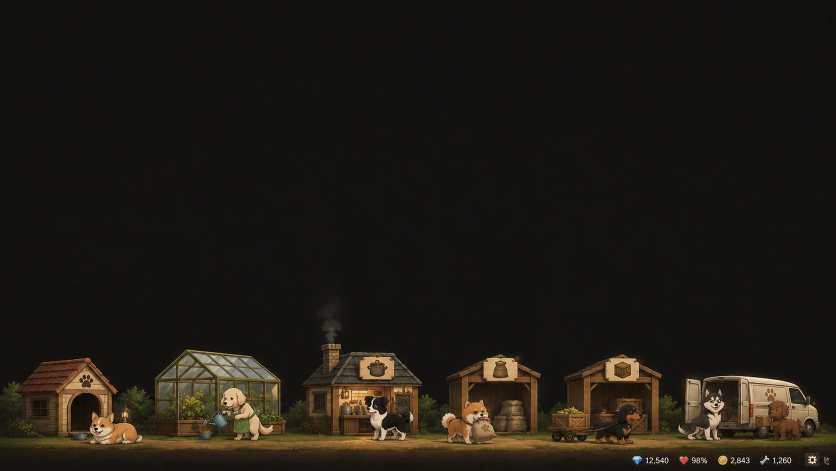
#> input picture docs/drive/Shelter/03_DESIGN/04_DELIVERABLES/approved_art_files/D-011_steam_overlay_main_strip_v1_reference.png, 1672 x 941 px (shown at 1/2 size)
$ python -i build_package.py   (imports and definitions only)
#> lines starting #> are read from the running program, lines starting #| are printed output that depends on the picture; after the words box and inside, x2 and y2 are one past the last pixel; in counts of white or black regions, pixels touching at a corner belong together
#> further down, picture is the input picture: PIL image 1672x941 RGBA; mean R, G, B, A 31.4, 27.1, 20.7, 255
#!/usr/bin/env python3
"""Build the source-only Shelter Art reconciliation package.

The four ImageGen sheets are preserved byte-for-byte in references/.  This
builder creates transparent, editable raster derivatives and lossless review
exports.  It never writes outside its package directory.
"""

from __future__ import annotations

import hashlib
import io
import json
import math
import os
import shutil
import zipfile
from pathlib import Path
from xml.sax.saxutils import escape

import numpy as np
from PIL import Image, ImageChops, ImageDraw, ImageFilter, ImageFont, ImageOps


PACKAGE = Path(__file__).resolve().parents[1]
REPO = PACKAGE.parents[5]
ORIGINALS = PACKAGE / "references" / "generated_originals"
SOURCE = PACKAGE / "source"
EXPORTS = PACKAGE / "exports"
EVIDENCE = PACKAGE / "evidence"

PYTHON_VERSION = "3.12.13"
PILLOW_VERSION = "12.2.0"
NUMPY_VERSION = "2.3.5"
DATE = "2026-07-13"

DOG_CANVAS = (512, 320)
DOG_ROOT = (256, 280)
DOG_CONTENT_HEIGHT = 225
WORLD_CANVAS = (2992, 224)
WORLD_BASELINE_Y = 211
PLAYERBOOT_WIDTH = 2992
AUTHORED_CORRIDOR_WIDTH = 1740
FULL_WIDTH_ZOOM = PLAYERBOOT_WIDTH / AUTHORED_CORRIDOR_WIDTH
RECOMMENDED_DOG_SCALE = 0.24
PROJECTED_DOG_HEIGHT = DOG_CONTENT_HEIGHT * RECOMMENDED_DOG_SCALE * FULL_WIDTH_ZOOM

LOCOMOTION_NAMES = [
    "idle_neutral_right",
    "wait_calm_left",
    "turn_right_to_left_mid",
    "turn_left_to_right_mid",
    "locomotion_start_right",
    "walk_support_a_right",
    "walk_support_b_right",
    "locomotion_stop_right",
    "locomotion_start_left",
    "walk_support_a_left",
    "walk_support_b_left",
    "locomotion_stop_left",
]

WORK_NAMES = [
    "approach_right",
    "approach_left",
    "contact_align_right",
    "contact_align_left",
    "kitchen_work_right",
    "kitchen_work_left",
    "packing_work_right",
    "packing_work_left",
    "packing_focus_right",
    "packing_focus_left",
    "ambient_attentive_right",
    "ambient_attentive_left",
]

POSE_COVERAGE = {
    "A": ["idle_neutral_right", "ambient_attentive_left"],
    "B": ["wait_calm_left", "ambient_attentive_right"],
    "C": [
        "locomotion_start_right", "walk_support_a_right", "walk_support_b_right",
        "locomotion_stop_right", "locomotion_start_left", "walk_support_a_left",
        "walk_support_b_left", "locomotion_stop_left",
    ],
    "D": ["approach_right", "approach_left", "contact_align_right", "contact_align_left"],
    "E": ["kitchen_work_right", "kitchen_work_left"],
    "F": ["packing_work_right", "packing_work_left"],
    "G": ["packing_focus_right", "packing_focus_left"],
    "H": [
        "ambient_attentive_right", "ambient_attentive_left",
        "locomotion_start_right", "walk_support_a_right", "walk_support_b_right",
        "locomotion_stop_right", "locomotion_start_left", "walk_support_a_left",
        "walk_support_b_left", "locomotion_stop_left",
        "turn_right_to_left_mid", "turn_left_to_right_mid",
    ],
}

REFERENCE_PATHS = {
    "d011": REPO / "docs/drive/Shelter/03_DESIGN/04_DELIVERABLES/approved_art_files/D-011_steam_overlay_main_strip_v1_reference.png",
    "labrador_watering": REPO / "docs/drive/Shelter/03_DESIGN/04_DELIVERABLES/approved_art_files/STEAM_OVERLAY__dog_action_labrador_watering_can__approved_direction.png",
    "labrador_user_three_view": REPO / "docs/drive/Shelter/03_DESIGN/04_DELIVERABLES/STEAM_DESKTOP__Art_Reconciliation__Dog_Buildings_Meadow_v1/references/user_owner/STEAM_DESKTOP__Labrador_Identity_Three_View__User_Owner_Reference.png",
    "kitchen": REPO / "docs/drive/Shelter/03_DESIGN/04_DELIVERABLES/approved_art_files/STEAM_OVERLAY__kitchen_v2_1_building__approved_with_minor_simplification.png",
    "storage": REPO / "docs/drive/Shelter/03_DESIGN/04_DELIVERABLES/approved_art_files/STEAM_OVERLAY__storage_v2_building__approved_direction.png",
    "mill": REPO / "docs/drive/Shelter/03_DESIGN/04_DELIVERABLES/approved_art_files/STEAM_OVERLAY__mill_v2_utility_prop__approved_direction.png",
    "v5_a": REPO / "docs/drive/Shelter/03_DESIGN/04_DELIVERABLES/STEAM_R48_05A_LABRADOR_RUNTIME_CAPTURE_v5/captures/first_day/A.png",
}

EXPECTED_REFERENCE_HASHES = {
    "d011": "bde69388b337f1b7b158f35958a3a740953d58816bffd4d51fff5920d54ae508",
    "labrador_watering": "b7f116605d27bf551fb0b4319c579671b9a0f696fa0d097fe221cf1b439e04d7",
    "labrador_user_three_view": "5cfffc7a32717346183b035feb00b4d429f7197381513758c831c4e69a3db1c6",
    "kitchen": "7b6703d65a2ab0f5af99769bbe5b025f6ffb85a83fb38e04f04d153e18b7b98a",
    "storage": "fb0bc903f15203923e5251a271ebf6dbaf2f9b2ccdb4a850cc48d6fcac1e741a",
    "mill": "70b193ddaf403ee8bb885278bb2ea8cfaecdc818486dfd3c33753436042cf1f5",
    "v5_a": "5a19f0e92590b896d5197824297237ecf8d98f2237471e039943c8829fc6eba9",
}

EXPECTED_GENERATED_HASHES = {
    "labrador_locomotion_sheet__flattened_original.png": "fe67c60b752ae80d590a40ccbdfd60d3cb5c4d9037e3738e2eef73184cdc5ad6",
    "labrador_work_sheet__flattened_original.png": "9c6379cdd893a76fbd01318efe5c92705f0ef0772e1e2481bf5740d5d570577c",
    "world_asset_sheet__flattened_original.png": "ede0519364aa6146c1ff3f0ae3143b9f902d8b9fb0bc1cdde27dbe93d3cf0f9e",
    "world_meadow_plate__flattened_original.png": "0b206080265c405bb59a00a16491b3cabe596500def0de4dab38cb9f5dfe9924",
}


# [6 lines left out: function sha256, not called in this run]


def ensure_dir(path: Path) -> None:
    path.mkdir(parents=True, exist_ok=True)


# [6 lines left out: function normalized_transparent_rgb, not called in this run]


def save_png(image: Image.Image, path: Path) -> None:
    ensure_dir(path.parent)
    normalized_transparent_rgb(image).save(path, format="PNG", optimize=False, compress_level=9)


def remove_white_background(image: Image.Image, background_threshold: int = 20) -> Image.Image:
    """Connected-background extraction with soft, white-unmatted edge pixels.

    A loose per-pixel near-white threshold amplified tiny ImageGen sheet noise
    into rectangular/speckled alpha.  Here, only near-white pixels connected to
    the crop border are background; a small morphological opening removes
    disconnected noise before a sub-pixel feather is applied.
    """
#> called with background_threshold = 20
    source = image.convert("RGB")
    border = 12
    padded = ImageOps.expand(source, border=border, fill=(255, 255, 255))
    rgb8 = np.asarray(padded, dtype=np.uint8)
    rgb = rgb8.astype(np.int16)
    distance = np.max(255 - rgb, axis=2).astype(np.uint8)
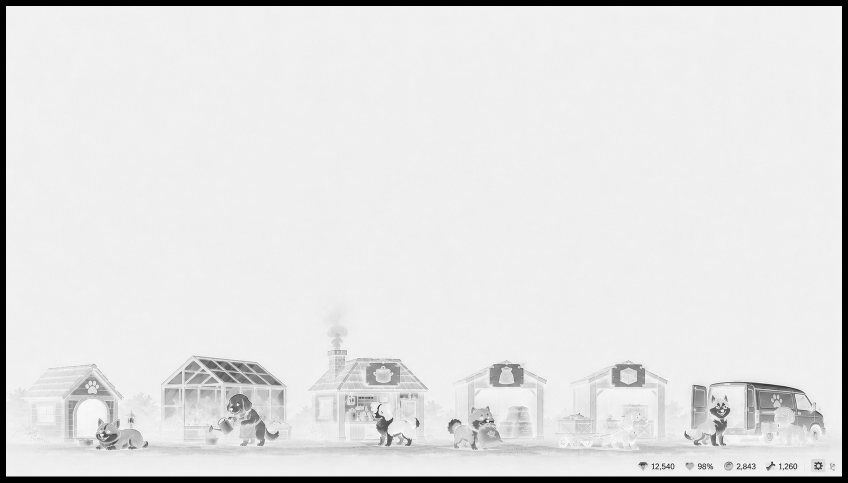
#> distance: shape (965, 1696) (shown at 1/2 size); min 0, max 255, mean 225.2
    value = np.max(rgb, axis=2)
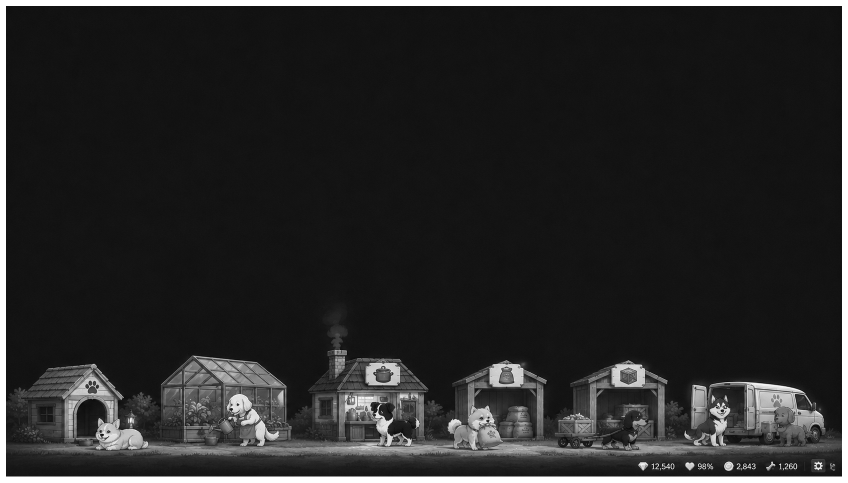
#> value: shape (965, 1696) int16 (shown at 1/2 size); min 0, max 255, mean 40.1
    chroma = np.max(rgb, axis=2) - np.min(rgb, axis=2)
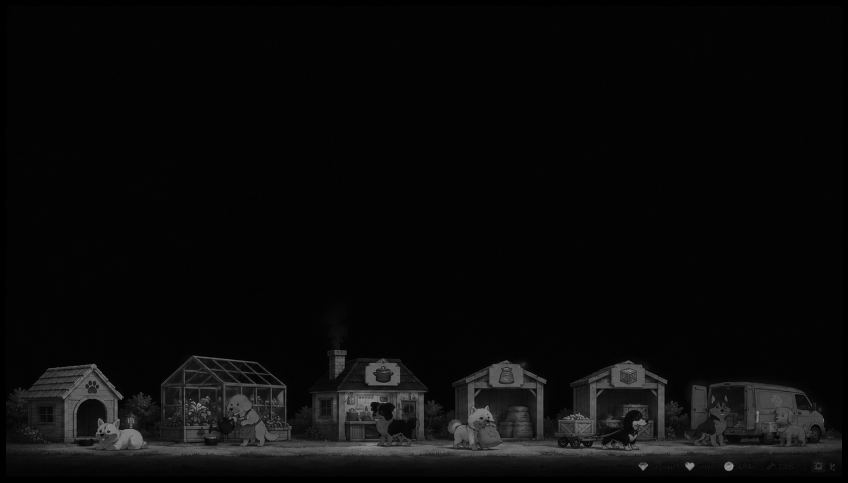
#> chroma: shape (965, 1696) int16 (shown at 1/2 size); min 0, max 165, mean 10.3
    background_like = (distance <= background_threshold) | ((value >= 220) & (chroma <= 12))
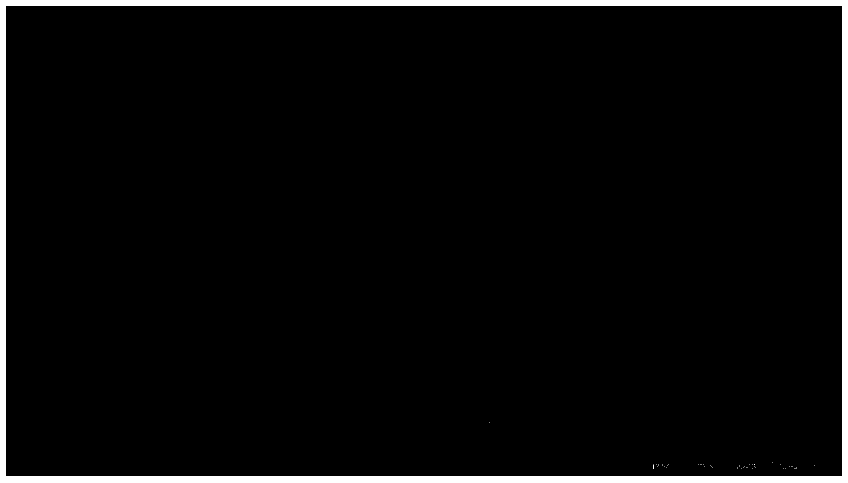
#> background_like: shape (965, 1696) bool (shown at 1/2 size); 3.9% white; 46 white regions (45 under 20 px), largest, box (x1, y1, x2, y2) and area: (0, 0, 1696, 965) 63288
    candidate = Image.fromarray(
        np.where(background_like, 0, 255).astype(np.uint8), "L"
    ).copy()
    # Mark every border-connected candidate region as background.  Sampling
    # every 8 px is enough because the extraction background is continuous.
    for x in range(0, candidate.width, 8):
        if candidate.getpixel((x, 0)) == 0:
            ImageDraw.floodfill(candidate, (x, 0), 128, thresh=0)
        if candidate.getpixel((x, candidate.height - 1)) == 0:
            ImageDraw.floodfill(candidate, (x, candidate.height - 1), 128, thresh=0)
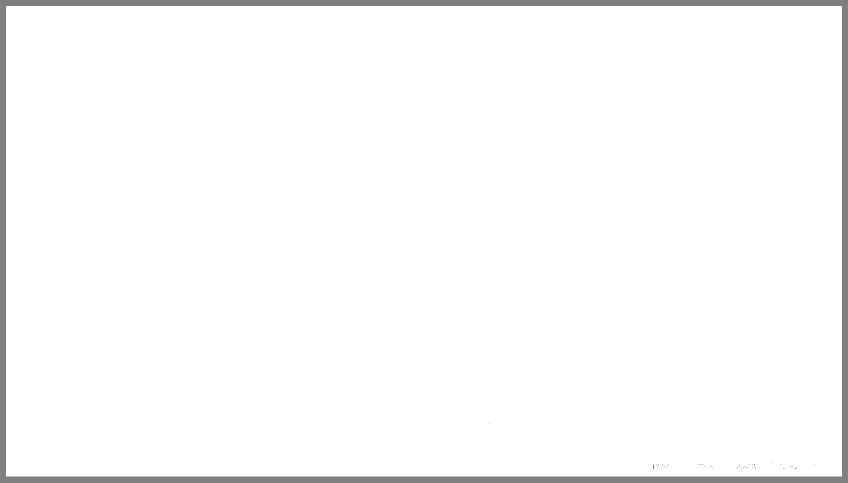
#> candidate: PIL image 1696x965 L (shown at 1/2 size); min 0, max 255, mean 250.1
    for y in range(0, candidate.height, 8):
        if candidate.getpixel((0, y)) == 0:
            ImageDraw.floodfill(candidate, (0, y), 128, thresh=0)
        if candidate.getpixel((candidate.width - 1, y)) == 0:
            ImageDraw.floodfill(candidate, (candidate.width - 1, y), 128, thresh=0)
    mask_arr = np.asarray(candidate)
    # Border-connected exterior and enclosed high-value/low-chroma holes are
    # both background.  The latter is required for bicycle wheels, open
    # shelves and other subject silhouettes containing closed white holes.
    foreground = np.where((mask_arr == 128) | background_like, 0, 255).astype(np.uint8)
    mask = Image.fromarray(foreground, "L")
    mask = mask.filter(ImageFilter.MinFilter(3)).filter(ImageFilter.MaxFilter(3))
    mask = mask.filter(ImageFilter.MaxFilter(3)).filter(ImageFilter.MinFilter(3))
#> mask: PIL image 1696x965 L; 96.1% white; 1 black region, box (x1, y1, x2, y2) and area: (0, 0, 1696, 965) 63288
    alpha = np.asarray(mask.filter(ImageFilter.GaussianBlur(0.65)), dtype=np.uint8)

    # Remove the white matte from the few feathered edge pixels.  Fully opaque
    # source pixels remain byte-identical in RGB; fully transparent RGB is zero.
    a = alpha.astype(np.float32) / 255.0
    out_rgb = rgb8.astype(np.float32)
    edge = (alpha > 0) & (alpha < 255)
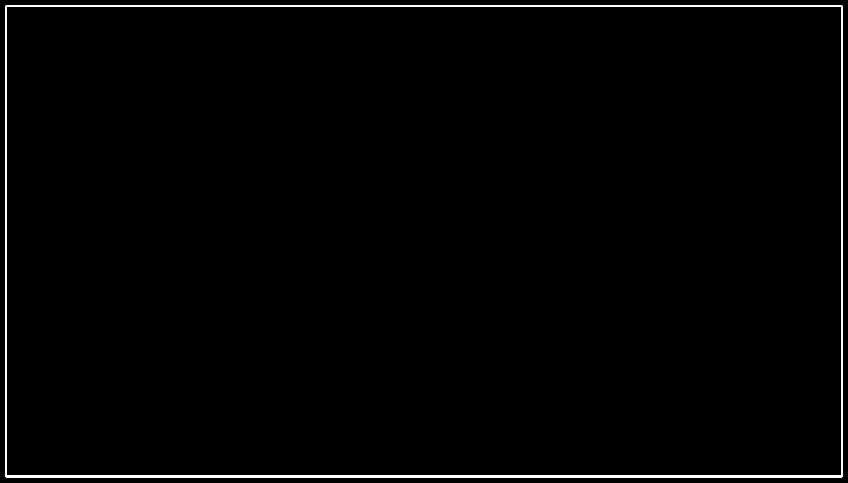
#> edge: shape (965, 1696) bool (shown at 1/2 size); 1.3% white; 1 white region, box (x1, y1, x2, y2) and area: (10, 10, 1686, 955) 20892
    for channel in range(3):
        channel_values = out_rgb[:, :, channel]
        channel_values[edge] = np.clip(
            (channel_values[edge] - 255.0 * (1.0 - a[edge])) / np.maximum(a[edge], 1.0 / 255.0),
            0,
            255,
        )
        out_rgb[:, :, channel] = channel_values
#> channel_values: shape (965, 1696) float32; min 0, max 255, mean 29.7
    out_rgb[alpha == 0] = 0
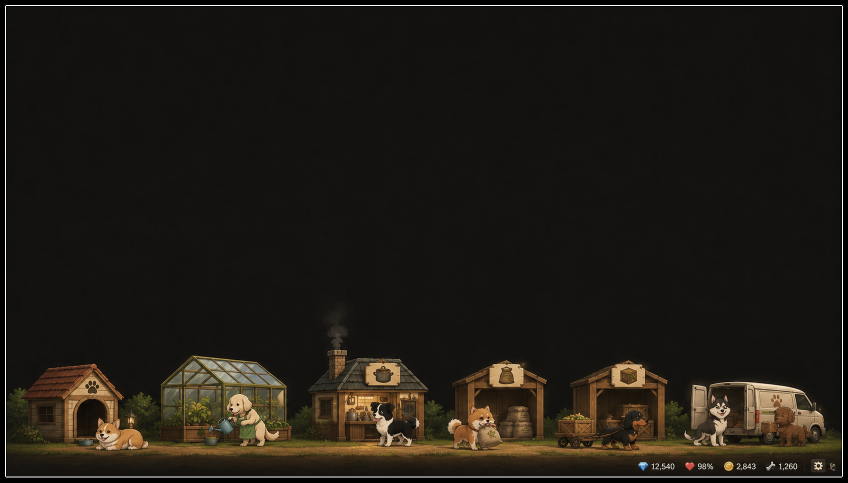
#> out_rgb: shape (965, 1696, 3) float32 (shown at 1/2 size); mean R, G, B 31.8, 27.6, 21.5
    rgba = np.dstack((out_rgb.astype(np.uint8), alpha))
    result = Image.fromarray(rgba, "RGBA")
    return result.crop((border, border, border + source.width, border + source.height))


# [292 lines left out: functions trim_rgba, decontaminate_soft_edge, keep_largest_alpha_components, alpha_bbox, extract_grid, normalize_dog_pose and 9 more, not called in this run]


ASSET_CROPS = {
    "road_sign": (35, 210, 215, 475),
    "bicycle": (185, 195, 490, 475),
    "storage": (480, 145, 900, 475),
    "mill_static": (900, 45, 1200, 475),
    "kitchen": (1195, 125, 1672, 475),
    "packing_utility": (0, 520, 390, 860),
    "van_endpoint": (365, 520, 805, 860),
    "fence_segments": (800, 540, 1260, 850),
    "shrub_depth": (1240, 540, 1672, 850),
}

ASSET_COMPONENT_COUNTS = {
    "bicycle": 1,
    "fence_segments": 3,
    "kitchen": 2,  # building plus deliberately separate chimney smoke
    "mill_static": 1,
    "packing_utility": 1,
    "road_sign": 1,
    "shrub_depth": 1,
    "storage": 1,
    "van_endpoint": 1,
}


# [242 lines left out: functions split_asset_layers, extract_assets, place_scaled, meadow_layers, build_world, adjust_station_contacts and 4 more, not called in this run]


def label(draw: ImageDraw.ImageDraw, xy: tuple[int, int], text: str, fill=(244, 235, 207, 255), size=18) -> None:
    font = ImageFont.load_default(size=size)
    draw.text(xy, text, fill=fill, font=font)


# [187 lines left out: functions dog_contact_overlay, contact_review_board, build_evidence, validate_expected_inputs, alpha_quality, collect_inventory, not called in this run]


def write_json(path: Path, payload: dict | list) -> None:
    ensure_dir(path.parent)
    path.write_text(json.dumps(payload, ensure_ascii=False, indent=2, sort_keys=True) + "\n", encoding="utf-8")


# [184 lines left out: functions write_manifests, refresh_inventory_and_hashes, main, not called in this run]


# [2 lines not run here, left out]

>>> from PIL import Image
>>> picture = Image.open('../../approved_art_files/D-011_steam_overlay_main_strip_v1_reference.png')
>>> result = remove_white_background(picture)
